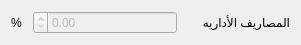
   <widget class="QWidget" name="horizontalLayoutWidget_2">
    <property name="geometry">
     <rect>
      <x>350</x>
      <y>260</y>
      <width>301</width>
      <height>31</height>
     </rect>
    </property>
    <layout class="QHBoxLayout" name="horizontalLayout_4">
     <item>
      <widget class="QLabel" name="label_3">
       <property name="maximumSize">
        <size>
         <width>16</width>
         <height>16777215</height>
        </size>
       </property>
       <property name="layoutDirection">
        <enum>Qt::RightToLeft</enum>
       </property>
       <property name="text">
        <string>%</string>
       </property>
       <property name="scaledContents">
        <bool>false</bool>
       </property>
       <property name="margin">
        <number>0</number>
       </property>
       <property name="indent">
        <number>-1</number>
       </property>
      </widget>
     </item>
     <item>
      <widget class="QDoubleSpinBox" name="QDSpinBox_adminExpendses">
       <property name="enabled">
        <bool>false</bool>
       </property>
       <property name="maximumSize">
        <size>
         <width>16777215</width>
         <height>16777215</height>
        </size>
       </property>
       <property name="layoutDirection">
        <enum>Qt::RightToLeft</enum>
       </property>
       <property name="styleSheet">
        <string notr="true"/>
       </property>
       <property name="minimum">
        <double>0.000000000000000</double>
       </property>
       <property name="value">
        <double>0.000000000000000</double>
       </property>
      </widget>
     </item>
     <item>
      <widget class="QLabel" name="label_6">
       <property name="maximumSize">
        <size>
         <width>107</width>
         <height>16777215</height>
        </size>
       </property>
       <property name="layoutDirection">
        <enum>Qt::RightToLeft</enum>
       </property>
       <property name="text">
        <string>المصاريف الأداريه</string>
       </property>
       <property name="scaledContents">
        <bool>false</bool>
       </property>
       <property name="margin">
        <number>0</number>
       </property>
       <property name="indent">
        <number>-1</number>
       </property>
      </widget>
     </item>
    </layout>
   </widget>
